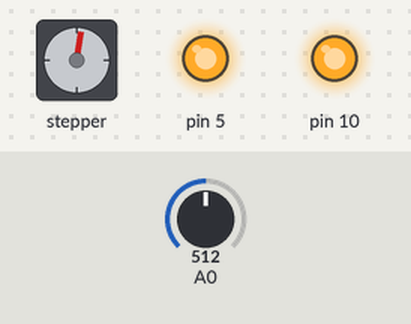
A sketch run on a simulated Arduino Uno, built with avr-gcc and run on an emulated ATmega328P. On the bench: stepper motor, output pins drawn as LEDs (lit = HIGH). The inputs (shaded band) are chosen by the test bench; at power-on: A0 = 512. Stepper angles assume 200 steps per turn.

Above: at 0.15 s.
At 2.01 s:
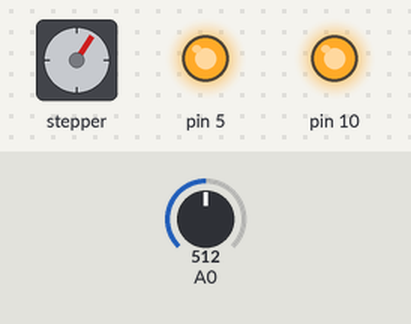
2.3 s: A0 set to 900
At 2.93 s:
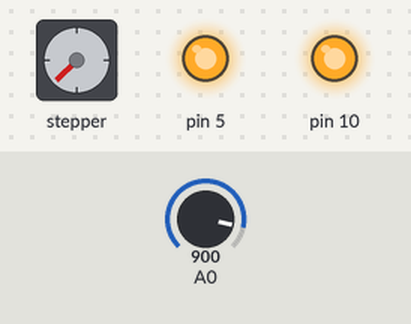
Timing chart, 0 to 18.8 s (numbered marks = the images above; inputs shaded):
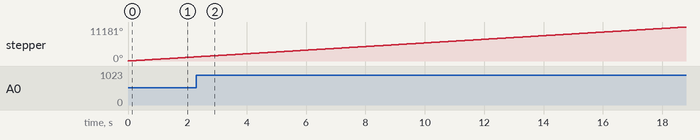

The sketch:

stepper_test.ino
```cpp
#include <Stepper.h>

const int stepsPerRevolution = 200;

int get_current_position()
{
  int arr2[61] = {
    10,  44,  79, 114, 148, 183, 234,
    285, 336, 387, 438, 500, 561, 623,
    685, 747, 773, 799, 825, 852, 878,
    886, 893, 901, 908, 916, 922, 927,
    933, 938, 944, 946, 949, 952, 955,
    958, 960, 963, 966, 969, 972, 974,
    976, 978, 980, 983, 986, 989, 993,
    996,1000,1002,1005,1007,1010,1013,
    1015,1017,1019,1021,1023
  };

  int dx, min_dx, min_i;

  int x=analogRead(A0);
  min_dx = 1023;
  for (int i = 0; i < 61; i++)
  {
    dx = abs(arr2[i] - x);
    if (dx < min_dx)
    {
      min_dx = dx;
      min_i = i;
    }
  }

  return min_i;

}

Stepper myStepper(stepsPerRevolution, 6, 7, 8, 9);

void setup()
{
  myStepper.setSpeed(100);
  pinMode( 5, OUTPUT);
  pinMode(10, OUTPUT);
  digitalWrite( 5, 1);
  digitalWrite(10, 1);
//  analogWrite( 5, 255);
//  analogWrite(10, 255);
}

void loop()
{
  int goal = 30;

  int steps = goal - get_current_position();

  myStepper.step(steps * (200 / 8));

}
```
